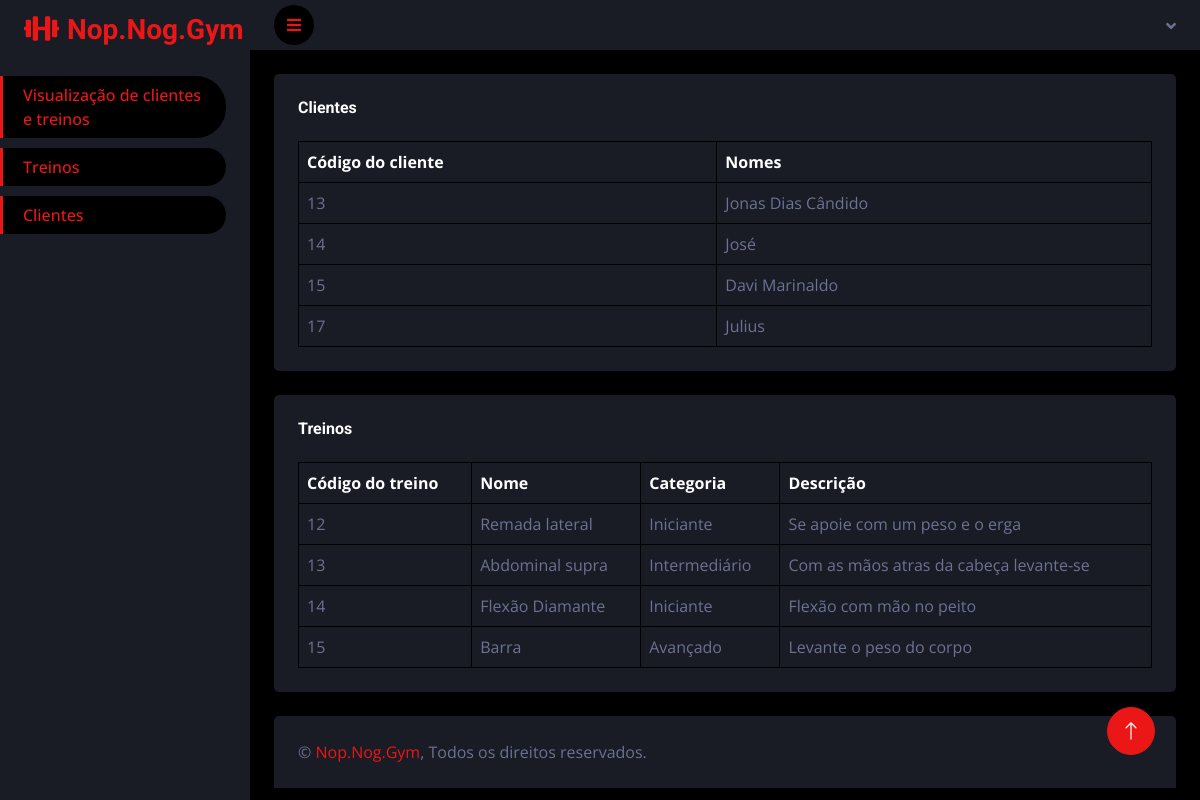
The app's page /Nop-Nog-Gym/personal/pages/homeadm.php with its own data.
### tables this page shows
CREATE TABLE `tbcliente` (
  `codusu` int(11) UNSIGNED NOT NULL,
  `nome` varchar(60) NOT NULL,
  `email` varchar(120) NOT NULL,
  `senha` varchar(30) NOT NULL,
  `foto` longblob DEFAULT NULL,
  `telefone` varchar(15) NOT NULL
);

CREATE TABLE `tbtreinos` (
  `codtreino` int(11) UNSIGNED NOT NULL,
  `nome` varchar(60) NOT NULL,
  `foto` longblob DEFAULT NULL,
  `categoria` varchar(60) NOT NULL,
  `descricao` text NOT NULL,
  `repeticoes` int(11) DEFAULT NULL,
  `execucoes` int(11) DEFAULT NULL,
  `intervalo` int(4) DEFAULT NULL,
  `cod_adm` int(11) UNSIGNED NOT NULL
);

### Nop-Nog-Gym/personal/pages/homeadm.php (the view, shortened to what this page needs)
<!DOCTYPE html>
<html lang="en">
<head>
    <link href="https://cdnjs.cloudflare.com/ajax/libs/font-awesome/5.10.0/css/all.min.css" rel="stylesheet">
    <link href="https://cdn.jsdelivr.net/npm/bootstrap-icons@1.4.1/font/bootstrap-icons.css" rel="stylesheet">
    <link href="../../lib/owlcarousel/assets/owl.carousel.min.css" rel="stylesheet">
    <link href="../../lib/tempusdominus/css/tempusdominus-bootstrap-4.min.css" rel="stylesheet" />
    <link href="../../css/bootstrap.min.css" rel="stylesheet">
    <link href="../../css/style.css" rel="stylesheet">
</head>
<body>
    <div class="container-fluid position-relative d-flex p-0">
        <div class="sidebar pe-4 pb-3">
            <nav class="navbar bg-secondary navbar-dark">
                <a href="homeadm.php" class="navbar-brand mx-4 mb-3">
                    <h3 class="text-primary"><i class="fa fa-solid fa-dumbbell me-2"></i>Nop.Nog.Gym</h3>
                </a>
                <div class="navbar-nav w-100" style="margin-bottom: 10px;">
                    <a href="homeadm.php" class="nav-item nav-link active">Visualização de clientes e treinos</a>
                </div>
                <div class="navbar-nav w-100">
                    <a href="trainsadmpage.php" class="nav-item nav-link active">Treinos</a>
                </div>
                <div class="navbar-nav w-100" style="margin-top: 10px;">
                    <a href="clientsadmpage.php" class="nav-item nav-link active">Clientes</a>
                </div>
            </nav>
        </div>
        <div class="content">
            <nav class="navbar navbar-expand bg-secondary navbar-dark sticky-top px-4 py-0">
                <a href="#" class="sidebar-toggler flex-shrink-0">
                    <i class="fa fa-bars"></i>
                </a>
                <div class="navbar-nav align-items-center ms-auto">
                    <div class="nav-item dropdown">
                        <a href="#" class="nav-link dropdown-toggle" data-bs-toggle="dropdown">
                        </a>
                    </div>
                </div>
            </nav>
            <div class="container-fluid pt-4 px-4">
                <div class="bg-secondary text-center rounded p-4">
                    <div class="d-flex align-items-center justify-content-between mb-4">
                        <h6 class="mb-0">Clientes</h6>
                    </div>
                    <div class="table-responsive">
                        <table class="table text-start align-middle table-bordered table-hover mb-0">
                            <thead>
                                <tr class="text-white">
                                    <th scope="col">Código do cliente</th>
                                    <th scope="col">Nomes</th>
                                </tr>
                            </thead>
                            <tbody>
                                    <?php
                                        include('../../bankconnection/conexaobanco.php');
                                        $sql = "select * from tbcliente";
                                        $select = $conexao->query($sql);
                                        if($select->num_rows > 0) {
                                            while($linha = $select->fetch_array(MYSQLI_ASSOC)){
                                                echo '<tr>';
                                                echo '<td>'.$linha['codusu'].'</td>';
                                                echo '<td>'.$linha['nome'].'</td>';
                                                echo '</tr>';
                                            }
                                        }
                                    ?>
                            </tbody>
                        </table>
                    </div>
                </div>
            </div>
            <div class="container-fluid pt-4 px-4">
                <div class="bg-secondary text-center rounded p-4">
                    <div class="d-flex align-items-center justify-content-between mb-4">
                        <h6 class="mb-0">Treinos</h6>
                    </div>
                    <div class="table-responsive">
                        <table class="table text-start align-middle table-bordered table-hover mb-0">
                            <thead>
                                <tr class="text-white">
                                    <th scope="col">Código do treino</th>
                                    <th scope="col">Nome</th>
                                    <th scope="col">Categoria</th>
                                    <th scope="col">Descrição</th>
                                </tr>
                            </thead>
                            <tbody>
                                <?php
                                        $sql2 = "select * from tbtreinos";
                                        $select2 = $conexao->query($sql2);
                                        if($select2->num_rows > 0) {
                                            while($linha2 = $select2->fetch_array(MYSQLI_ASSOC)){
                                                echo '<tr>';
                                                echo '<td>'.$linha2['codtreino'].'</td>';
                                                echo '<td>'.$linha2['nome'].'</td>';
                                                echo '<td>'.$linha2['categoria'].'</td>';
                                                echo '<td>'.$linha2['descricao'].'</td>';
                                                echo '</tr>';
                                            }
                                        }
                                    ?>
                            </tbody>
                        </table>
                    </div>
                </div>
            </div>
            <div class="container-fluid pt-4 px-4">
                <div class="bg-secondary rounded-top p-4">
                    <div class="row">
                        <div class="col-12 col-sm-6 text-center text-sm-start">
                            &copy; <a href="#">Nop.Nog.Gym</a>, Todos os direitos reservados.
                        </div>
                    </div>
                </div>
            </div>
        </div>
        <a href="#" class="btn btn-lg btn-primary btn-lg-square back-to-top"><i class="bi bi-arrow-up"></i></a>
    </div>
</body>
</html>

### Nop-Nog-Gym/css/style.css (style rules this page uses)
:root { --primary: #EB1616; --secondary: #191C24; --light: #6C7293; --dark: #000000; }
.back-to-top { position: fixed; display: none; right: 45px; bottom: 45px; z-index: 99; }
.btn { transition: .5s; }
.btn-lg-square { width: 48px; height: 48px; }
.btn-square, .btn-sm-square, .btn-lg-square { padding: 0; display: inline-flex; align-items: center; justify-content: center; font-weight: normal; border-radius: 50px; }
.sidebar { position: fixed; top: 0; left: 0; bottom: 0; width: 250px; height: 100vh; overflow-y: auto; background: var(--secondary); transition: 0.5s; z-index: 999; }
.content { margin-left: 250px; min-height: 100vh; background: var(--dark); transition: 0.5s; }
@media (min-width: 992px) { .sidebar { margin-left: 0; } }
@media (min-width: 992px) { .content { width: calc(100% - 250px); } }
.sidebar .navbar .navbar-nav .nav-link { padding: 7px 20px; color: var(--light); font-weight: 500; border-left: 3px solid var(--secondary); border-radius: 0 30px 30px 0; outline: none; }
.sidebar .navbar .navbar-nav .nav-link:hover, .sidebar .navbar .navbar-nav .nav-link.active { color: var(--primary); background: var(--dark); border-color: var(--primary); }
.content .navbar .navbar-nav .nav-link { margin-left: 25px; padding: 12px 0; color: var(--light); outline: none; }
.content .navbar .sidebar-toggler, .content .navbar .navbar-nav .nav-link i { width: 40px; height: 40px; display: inline-flex; align-items: center; justify-content: center; background: var(--dark); border-radius: 40px; }
.content .navbar .dropdown-toggle::after { margin-left: 6px; vertical-align: middle; border: none; content: "\f107"; font-family: "Font Awesome 5 Free"; font-weight: 900; transition: .5s; }

### records on screen
tbcliente: codusu "13", nome "Jonas Dias Cândido"
tbcliente: codusu "14", nome "José"
tbcliente: codusu "15", nome "Davi Marinaldo"
tbcliente: codusu "17", nome "Julius"
tbtreinos: codtreino "12", nome "Remada lateral", categoria "Iniciante", descricao "Se apoie com um peso e o erga"
tbtreinos: codtreino "13", nome "Abdominal supra", categoria "Intermediário", descricao "Com as mãos atras da cabeça levante-se"
tbtreinos: codtreino "14", nome "Flexão Diamante", categoria "Iniciante", descricao "Flexão com mão no peito"
tbtreinos: codtreino "15", nome "Barra", categoria "Avançado", descricao "Levante o peso do corpo"
